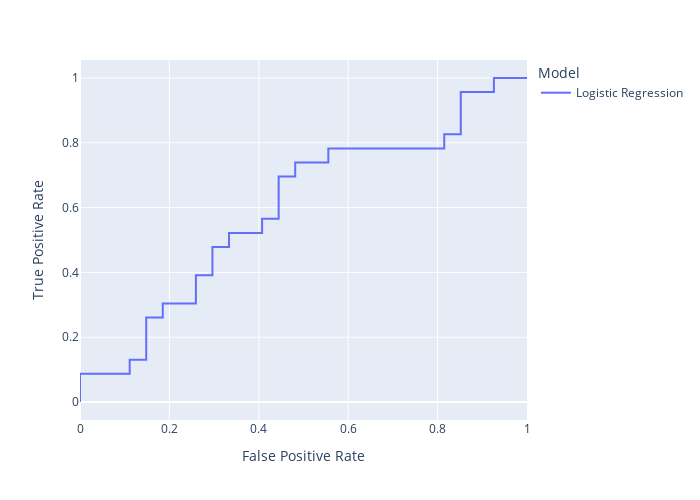

Notebook cell for this chart:
### Code cell
roc_lr_sample = pd.DataFrame({
    'False Positive Rate': lr_fpr_sample,
    'True Positive Rate': lr_tpr_sample,
    'Model': 'Logistic Regression'
}, index=lr_thresholds_sample)


roc_sample_df = pd.concat([roc_lr_sample])


px.line(roc_sample_df, y='True Positive Rate', x='False Positive Rate',
        color='Model',
        width=700, height=500
)

### Figure 1 — Plotly figure (JSON) as saved in the notebook; plotly's stock layout.template omitted (floating-point values rounded to 4 significant figures)
{"data": [{"hovertemplate": "Model=Logistic Regression<br>False Positive Rate=%{x}<br>True Positive Rate=%{y}<extra></extra>", "legendgroup": "Logistic Regression", "line": {"color": "#636efa", "dash": "solid"}, "marker": {"symbol": "circle"}, "mode": "lines", "name": "Logistic Regression", "orientation": "v", "showlegend": true, "type": "scatter", "x": [0, 0, 0, 0.1111, 0.1111, 0.1481, 0.1481, 0.1852, 0.1852, 0.2593, 0.2593, 0.2963, 0.2963, 0.3333, 0.3333, 0.4074, 0.4074, 0.4444, 0.4444, 0.4815, 0.4815, 0.5556, 0.5556, 0.8148, 0.8148, 0.8519, 0.8519, 0.9259, 0.9259, 1], "xaxis": "x", "y": [0, 0.04348, 0.08696, 0.08696, 0.1304, 0.1304, 0.2609, 0.2609, 0.3043, 0.3043, 0.3913, 0.3913, 0.4783, 0.4783, 0.5217, 0.5217, 0.5652, 0.5652, 0.6957, 0.6957, 0.7391, 0.7391, 0.7826, 0.7826, 0.8261, 0.8261, 0.9565, 0.9565, 1, 1], "yaxis": "y"}], "layout": {"height": 500, "legend": {"title": {"text": "Model"}, "tracegroupgap": 0}, "margin": {"t": 60}, "width": 700, "xaxis": {"anchor": "y", "domain": [0, 1], "title": {"text": "False Positive Rate"}}, "yaxis": {"anchor": "x", "domain": [0, 1], "title": {"text": "True Positive Rate"}}}}
